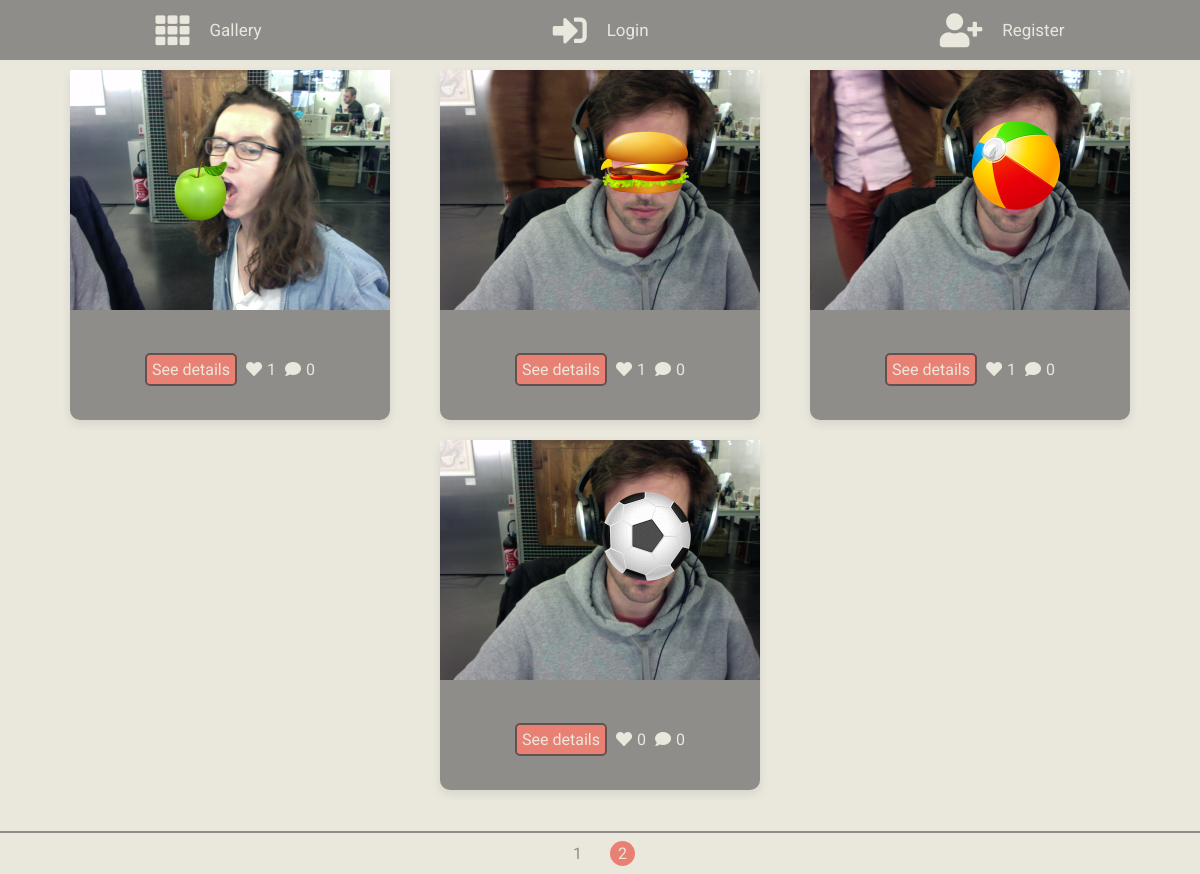
Page /?url=gallery&page=2 on the committed database.
### tables this page shows
CREATE TABLE `photo` (
  `id` int(11) NOT NULL,
  `user_id` int(11) NOT NULL,
  `source` longtext NOT NULL,
  `upload_date` datetime NOT NULL
);

### index.php (called while the page is built, shortened)
<?php
$router = new Router();
$router->routeReq();

### models/PhotoManager.php (called while the page is built, shortened)
<?php
class PhotoManager extends Model
{
    public function getAllPictures()
    {
        $this->_query = 'SELECT COUNT(*) FROM `photo`';
        $req = $this->getDb()->prepare($this->_query);
        $req->execute();
        $res = (int)$req->fetchColumn();
        return $res;
    }
    public function getPicturesPerPage($page)
    {
        $results_start = ($page - 1) * 12;
        $this->_query = 'SELECT `id`, `source` FROM `photo`  ORDER BY `id` DESC LIMIT '. $results_start . ', ' . 12 . '';
        $req = $this->getDb()->prepare($this->_query);
        $req->execute();
        $pictures = [];
        while ($data = $req->fetch(PDO::FETCH_ASSOC))
        {
            $this->_query = 'SELECT COUNT(*) FROM `like` WHERE `photo_id` = :photo_id';
            $sncdReq = $this->getDb()->prepare($this->_query);
            $sncdReq->bindParam(':photo_id', $data['id'], PDO::PARAM_INT);
            $sncdReq->execute();
            $nb_likes = $sncdReq->fetchColumn();
            $data['likes'] = $nb_likes;
            $this->_query = 'SELECT COUNT(*) FROM `comment` WHERE `photo_id` = :photo_id';
            $scndReq = $this->getDb()->prepare($this->_query);
            $scndReq->bindParam(':photo_id', $data['id'], PDO::PARAM_INT);
            $scndReq->execute();
            $nb_comments = $scndReq->fetchColumn();
            $data['comments'] = $nb_comments;
            $pictures[] = $data;
        }
        return $pictures;
    }
}

### models/Model.php (called while the page is built, shortened)
<?php
abstract class Model
{
    private static $_db;
    private static function setDb()
    {
        require_once('config/database.php');
        self::$_db = new PDO($DB_DSN.$DB_NAME, $DB_USER, $DB_PASSWORD);
        self::$_db->setAttribute(PDO::ATTR_ERRMODE, PDO::ERRMODE_WARNING);
    }
    protected function getDb()
    {
        return self::$_db;
    }
}

### config/database.php (called while the page is built)
<?php
    $DB_DSN = 'mysql:host=localhost:3306;';
    $DB_NAME = 'dbname=camagru_db;charset=utf8';
    $DB_USER = 'root';
    $DB_PASSWORD = 'passwd';
?>

### views/viewGallery.php (the view)
<div class="grid">
    <?php foreach($pictures as $pic): ?>
    <div class="card">
        <img src="<?= $pic['source'] ?>">
        <div class="info">
            <div class="info_pic">
                <a href="<?= URL ?>?url=post&id=<?= strval($pic['id']) ?>">See details</a>
                <i class="fas fa-heart"></i><?= strval($pic['likes']) ?>
                <i class="fas fa-comment"></i><?= strval($pic['comments']) ?>
            </div>
        </div>
    </div>
    <?php endforeach; ?>
</div>
<div class="pages">
    <?php for ($page = 1; $page <= $nb_pages; $page++): ?>
        <?php if (!isset($_GET['page']) && $page == 1): ?>
            <a id="active_page" href="<?= URL ?>?url=gallery&page=<?= $page ?>"><?= $page ?></a>
        <?php elseif (isset($_GET['page']) && $page == $_GET['page']): ?>
            <a id="active_page" href="<?= URL ?>?url=gallery&page=<?= $page ?>"><?= $page ?></a>
        <?php else: ?>
           <a href="<?= URL ?>?url=gallery&page=<?= $page ?>"><?= $page ?></a>
        <?php endif; ?>
    <?php endfor; ?>
</div>

### public/css/style.css (style rules this page uses)
html { overflow: hidden; }
body { font-family: 'Roboto', sans-serif; background-color: #EAE7DC; margin: 0; padding: 0; }

### public/css/login.css (style rules this page uses)
::placeholder { color: #E98074; opacity: 1; }

### public/css/register.css (style rules this page uses)
::placeholder { color: #EAE7DC; opacity: 1; }

### public/css/main.css (style rules this page uses)
img { height: 50px; width: 50px; }

### public/css/admin.css (style rules this page uses)
::placeholder { color: #EAE7DC; opacity: 1; }

### public/css/grid.css (style rules this page uses)
.grid { display: flex; flex-direction: row; flex-wrap: wrap; align-items: center; justify-content: center; overflow: auto; position: absolute; top: 0px; height: 95%; width: 100%; }
.grid .card { background-color: #8E8D8A; color: #EAE7DC; box-shadow: 0 4px 8px 0 rgba(142, 141, 138, 0.2); transition: 0.3s; height: 350px; width: 320px; margin: 10px 25px; border-radius: 10px; -webkit-transform: scale(1); transform: scale(1); -webkit-transition: .3s ease-in-out; transition: .3s ease-in-out; }
.grid .card .info { height: 110px; width: 320px; display: flex; flex-direction: column; align-items: center; justify-content: center; }
.grid .card .info a { font-family: 'Roboto', sans-serif; border: 2px solid rgb(97, 82, 81); background-color: #E98074; color: #EAE7DC; border-radius: 5px; padding: 5px; text-decoration: none; text-align: center; transition: 1.2s; }
.grid .card .info_pic { display: inline-block; }
.grid .card .info_pic i { margin: 0 5px; }
.grid .card img { height: 240px; width: 320px; }
.pages { position: absolute; bottom: 0; height: 5%; width: 100%; display: flex; flex-direction: row; align-items: center; justify-content: center; border-top: 2px solid #8E8D8A; margin: auto 0; }
.pages a { font-family: 'Roboto', sans-serif; color: #8E8D8A; float: left; padding: 3px 8px; margin: 0px 10px 0px 10px;; text-decoration: none; border: 0px; border-radius: 100%; transition: 1.2s; }
.pages a#active_page { background-color: #E98074; color: #EAE7DC; border-radius: 100%; }
@media (min-width: 1025px) and (max-width: 1280px) { .grid { align-content: flex-start; } }

### rows in the picture
photo: source (picture), likes "1", comments "0"
photo: source (picture), likes "1", comments "0"
photo: source (picture), likes "1", comments "0"
photo: source (picture), likes "0", comments "0"
